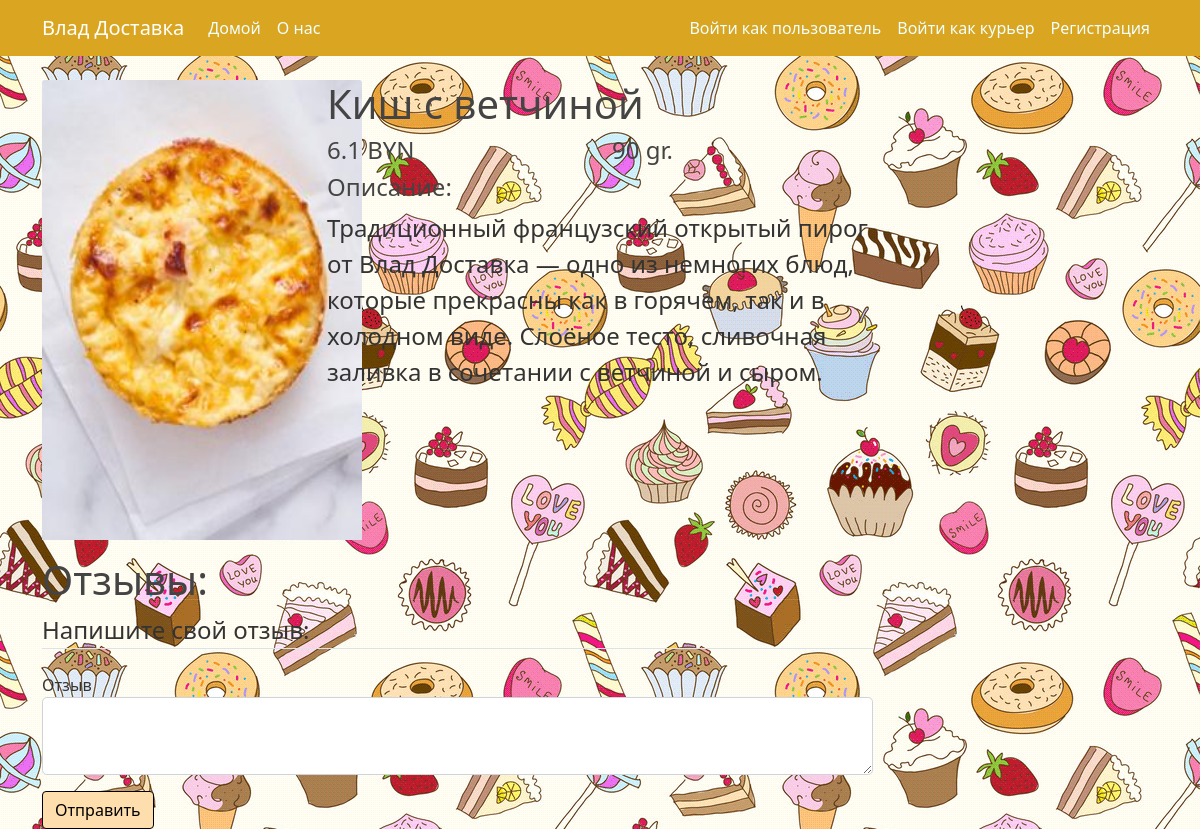
Page /product/1 on the committed database.
### bd_project/models.py (models this page shows, shortened)
class BaseModel(Model):
    id = PrimaryKeyField(unique=True)
    class Meta:
        database = db
        order_by = 'id'

class Product(BaseModel):
    name = CharField(unique=True, null=False)
    price = DoubleField(null=False)
    description = TextField(null=False)
    weight = IntegerField(null=False)
    image = CharField(null=False)
    category = ForeignKeyField(Categories, backref='category')
    class Meta:
        db_table = 'Products'

### bd_project/main/routes.py (the view)
@main.route('/product/<product_id>', methods=['GET', 'POST'])
def product_revive(product_id):
    form = ReviveForm()
    product = Product.get(Product.id == product_id)
    revives = product.revives
    if form.validate_on_submit():
        revive = ProductReviews(review=form.revive.data, user_id=current_user.id, product_id=product_id)
        revive.save()
        form.revive.data = ''
        return redirect(url_for('main.product_revive', product_id=product_id))
    return render_template('product_revives.html', product=product, revives=revives, form=form)

### bd_project/main/forms.py
class ReviveForm(FlaskForm):
    revive = TextAreaField('Отзыв', validators=[DataRequired()])
    submit = SubmitField('Отправить')

### bd_project/templates/product_revives.html (shortened to what this page needs)
{% extends 'layout.html' %}
{% block content %}
<div class="row">
    <div class="col-4">
        <img src="{{ url_for('static', filename ='food_pics/' + product.image) }}" style="width:320px; height: 460px;"
             class="card-img-top food-img"
             alt="{{ url_for('static', filename ='food_pics/' + 'default_food.jpg') }}">
    </div>
    <div class="col-8">
        <h5 class="" style="font-size:250%">{{ product.name }}</h5>
        <div class="row">
            <div class="col-6">
                <h6 class="mb-2" style="font-size:150%">{{ product.price }} BYN</h6>
            </div>
            <div class="col-6">
                <h6 class="mb-2" style="font-size:150%">{{ product.weight }} gr.</h6>
            </div>
        </div>
        <h4>Описание:</h4>
        <p class="card-text" style="font-size:150%">{{ product.description }}</p>
    </div>
</div>
<div>
    <h1>Отзывы: </h1>
    <form method="post" action="">
        <fieldset class="form-group">
            <legend class="border-bottom mb-4">Напишите свой отзыв:</legend>
            <div class="form-group">
                {{ form.revive.label(class="form-control-label") }}
                {% if form.revive.errors %}
                {{ form.revive(class="form-control form-control-lg is-invalid") }}
                <div class="invalid-feedback">
                    {% for error in form.revive.errors %}
                    <span>{{ error }}</span>
                    {% endfor %}
                </div>
                {% else %}
                {{ form.revive(class="form-control form-control-lg") }}
                {% endif %}
            </div>
            <div class="form-group pt-3">
                {{ form.submit(class="btn btn-outline-info") }}
            </div>
        </fieldset>
    </form>
</div>
{% endblock content %}

### bd_project/static/main.css (style rules this page uses)
body { background: #fafafa; color: #333333; margin-top: 5rem; }
h1, h2, h3, h4, h5, h6 { color: #444444; }
.food-img { height: 320px; width: 250px; margin-right: 20px; margin-bottom: 16px; }
.main-bg-image { background: url("../static/background.png"); }
.btn-outline-info { background: #FFDEAD; color: black; border: 1px solid black; }

### rows in the picture
Product: image (picture), name "Киш с ветчиной", price "6.1", weight "90", description "Традиционный французский открытый пирог от Влад Доставка — одно из немногих блюд, которые прекрасны как в горячем, так и в холодном виде. Слоёное тесто, сливочная заливка в сочетании с ветчиной и сыром."
